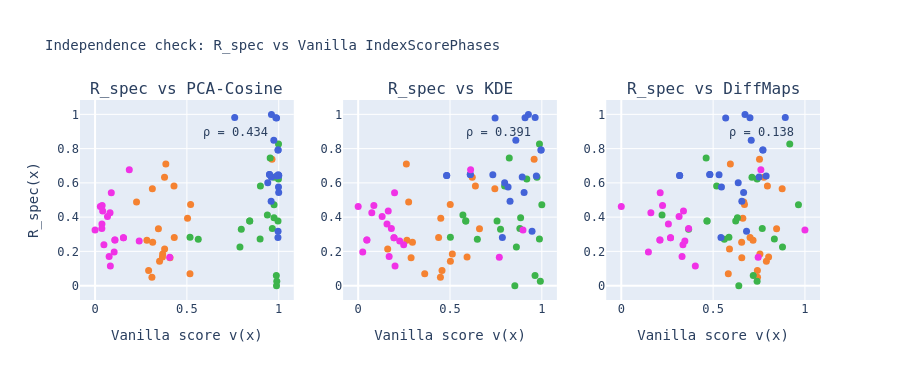

The notebook cell saved with this chart:
### Markdown cell above
### 4.1 · Independence check — R_spec vs vanilla scores (P6)

We verify that `R_spec` (direct Rayleigh quotient) is not a disguised copy of any
vanilla score by plotting scatter plots with Pearson ρ.
Low |ρ| confirms spectral augmentation adds **orthogonal information**.

### Code cell
fig_indep = make_subplots(rows=1, cols=3,
    subplot_titles=["R_spec vs PCA-Cosine", "R_spec vs KDE", "R_spec vs DiffMaps"])

vanilla_pairs = [("PCA-Cosine", v_pca), ("KDE", v_kde), ("DiffMaps", v_diff)]
for col_idx, (vname, v) in enumerate(vanilla_pairs, start=1):
    rho, _ = pearsonr(R_spec, v)
    fig_indep.add_trace(go.Scatter(
        x=v, y=R_spec,
        mode="markers",
        text=[f"{w} ({l})" for w, l in zip(words, labels)],
        marker=dict(
            color=[FIELD_COLOURS.get(l, "#aaa") for l in labels],
            size=7,
        ),
        showlegend=False,
        name=vname,
    ), row=1, col=col_idx)
    fig_indep.add_annotation(
        xref=f"x{col_idx}", yref=f"y{col_idx}",
        x=0.95, y=0.95, xanchor="right", yanchor="top",
        text=f"ρ = {rho:.3f}",
        showarrow=False, font=dict(size=12),
    )

fig_indep.update_xaxes(title_text="Vanilla score v(x)")
fig_indep.update_yaxes(title_text="R_spec(x)", col=1)
fig_indep.update_layout(
    height=380,
    title_text="Independence check: R_spec vs Vanilla IndexScorePhases",
    font_family="monospace", title_font_size=14,
)
fig_indep.write_image(OUTPUT_DIR / "fig_06C_independence.png", scale=2)
fig_indep.show()
print("Saved fig_06C_independence.png")

### Figure 1 — Plotly figure (JSON) as saved in the notebook; plotly's stock layout.template omitted (floating-point values rounded to 4 significant figures)
{"data": [{"marker": {"color": ["#f58231", "#f58231", "#f58231", "#f58231", "#f58231", "#f58231", "#f58231", "#f58231", "#f58231", "#f58231", "#f58231", "#f58231", "#f58231", "#f58231", "#f58231", "#f58231", "#f58231", "#f58231", "#f58231", "#f58231", "#3cb44b", "#3cb44b", "#3cb44b", "#3cb44b", "#3cb44b", "#3cb44b", "#3cb44b", "#3cb44b", "#3cb44b", "#3cb44b", "#3cb44b", "#3cb44b", "#3cb44b", "#3cb44b", "#3cb44b", "#3cb44b", "#3cb44b", "#3cb44b", "#3cb44b", "#3cb44b", "#4363d8", "#4363d8", "#4363d8", "#4363d8", "#4363d8", "#4363d8", "#4363d8", "#4363d8", "#4363d8", "#4363d8", "#4363d8", "#4363d8", "#4363d8", "#4363d8", "#4363d8", "#4363d8", "#4363d8", "#4363d8", "#4363d8", "#4363d8", "#f032e6", "#f032e6", "#f032e6", "#f032e6", "#f032e6", "#f032e6", "#f032e6", "#f032e6", "#f032e6", "#f032e6", "#f032e6", "#f032e6", "#f032e6", "#f032e6", "#f032e6", "#f032e6", "#f032e6", "#f032e6", "#f032e6", "#f032e6"], "size": 7}, "mode": "markers", "name": "PCA-Cosine", "showlegend": false, "text": ["bread (FOOD)", "rice (FOOD)", "soup (FOOD)", "cake (FOOD)", "pizza (FOOD)", "pasta (FOOD)", "salad (FOOD)", "curry (FOOD)", "cheese (FOOD)", "butter (FOOD)", "cream (FOOD)", "jam (FOOD)", "honey (FOOD)", "chocolate (FOOD)", "coffee (FOOD)", "tea (FOOD)", "wine (FOOD)", "beer (FOOD)", "milk (FOOD)", "sugar (FOOD)", "atom (SCIENCE)", "electron (SCIENCE)", "proton (SCIENCE)", "neutron (SCIENCE)", "photon (SCIENCE)", "atom (SCIENCE)", "force (SCIENCE)", "energy (SCIENCE)", "mass (SCIENCE)", "gravity (SCIENCE)", "entropy (SCIENCE)", "plasma (SCIENCE)", "laser (SCIENCE)", "magnet (SCIENCE)", "circuit (SCIENCE)", "gene (SCIENCE)", "cell (SCIENCE)", "virus (SCIENCE)", "enzyme (SCIENCE)", "protein (SCIENCE)", "hammer (TOOL)", "saw (TOOL)", "drill (TOOL)", "drill (TOOL)", "screw (TOOL)", "nail (TOOL)", "bolt (TOOL)", "knife (TOOL)", "blade (TOOL)", "hook (TOOL)", "forge (TOOL)", "wheel (TOOL)", "axle (TOOL)", "lever (TOOL)", "axle (TOOL)", "gear (TOOL)", "spring (TOOL)", "joint (TOOL)", "vice (TOOL)", "hook (TOOL)", "red (COLOUR)", "blue (COLOUR)", "green (COLOUR)", "yellow (COLOUR)", "purple (COLOUR)", "orange (COLOUR)", "pink (COLOUR)", "brown (COLOUR)", "black (COLOUR)", "white (COLOUR)", "grey (COLOUR)", "grey (COLOUR)", "violet (COLOUR)", "gold (COLOUR)", "silver (COLOUR)", "beige (COLOUR)", "azure (COLOUR)", "indigo (COLOUR)", "violet (COLOUR)", "crimson (COLOUR)"], "type": "scatter", "x": [0.5169, 0.2916, 0.4298, 0.3668, 0.5035, 0.5203, 0.368, 0.312, 0.4082, 0.4312, 0.3096, 0.9633, 0.3783, 0.2823, 0.3137, 0.2258, 0.345, 0.3512, 0.3787, 0.3853, 0.8421, 0.9382, 0.9535, 0.9003, 0.5171, 0.8421, 0.9961, 0.9871, 0.9879, 0.9745, 0.8987, 0.974, 0.7889, 0.9652, 0.9986, 0.9988, 0.9895, 0.9745, 0.7963, 0.5618, 0.9976, 0.9733, 1.0, 1.0, 0.9885, 0.9889, 0.9403, 1.0, 0.9597, 0.9965, 0.9605, 0.9587, 0.9499, 0.9958, 0.9499, 0.9845, 0.7604, 0.9988, 0.9965, 0.9965, 0.07659, 0.06767, 0.03855, 0.0374, 0.1039, 0.03679, 0.08158, 0.04823, 0.0833, 0.04149, 0.108, 0.108, 0.1546, 0.0, 0.1863, 0.02875, 0.4066, 0.08839, 0.1546, 0.2403], "xaxis": "x", "y": [0.06949, 0.0878, 0.5814, 0.1677, 0.3928, 0.4742, 0.1843, 0.5664, 0.1627, 0.2809, 0.04951, 0.7386, 0.6331, 0.2654, 0.2528, 0.4887, 0.3319, 0.1425, 0.214, 0.7098, 0.3775, 0.4117, 0.7455, 0.5816, 0.2819, 0.3775, 0.3779, 0.05842, 0.0, 0.3967, 0.2721, 0.6324, 0.225, 0.3341, 0.6233, 0.8268, 0.02603, 0.4729, 0.3295, 0.2704, 0.6481, 0.8482, 0.6431, 0.6431, 0.9786, 0.6402, 0.6013, 0.5441, 0.6344, 0.7922, 1.0, 0.4921, 0.6488, 0.281, 0.6488, 0.9802, 0.9816, 0.5755, 0.3169, 0.7922, 0.1697, 0.4037, 0.4678, 0.3601, 0.1956, 0.333, 0.4248, 0.2385, 0.1141, 0.4363, 0.2661, 0.2661, 0.2801, 0.3243, 0.6761, 0.4616, 0.1651, 0.543, 0.2801, 0.2611], "yaxis": "y"}, {"marker": {"color": ["#f58231", "#f58231", "#f58231", "#f58231", "#f58231", "#f58231", "#f58231", "#f58231", "#f58231", "#f58231", "#f58231", "#f58231", "#f58231", "#f58231", "#f58231", "#f58231", "#f58231", "#f58231", "#f58231", "#f58231", "#3cb44b", "#3cb44b", "#3cb44b", "#3cb44b", "#3cb44b", "#3cb44b", "#3cb44b", "#3cb44b", "#3cb44b", "#3cb44b", "#3cb44b", "#3cb44b", "#3cb44b", "#3cb44b", "#3cb44b", "#3cb44b", "#3cb44b", "#3cb44b", "#3cb44b", "#3cb44b", "#4363d8", "#4363d8", "#4363d8", "#4363d8", "#4363d8", "#4363d8", "#4363d8", "#4363d8", "#4363d8", "#4363d8", "#4363d8", "#4363d8", "#4363d8", "#4363d8", "#4363d8", "#4363d8", "#4363d8", "#4363d8", "#4363d8", "#4363d8", "#f032e6", "#f032e6", "#f032e6", "#f032e6", "#f032e6", "#f032e6", "#f032e6", "#f032e6", "#f032e6", "#f032e6", "#f032e6", "#f032e6", "#f032e6", "#f032e6", "#f032e6", "#f032e6", "#f032e6", "#f032e6", "#f032e6", "#f032e6"], "size": 7}, "mode": "markers", "name": "KDE", "showlegend": false, "text": ["bread (FOOD)", "rice (FOOD)", "soup (FOOD)", "cake (FOOD)", "pizza (FOOD)", "pasta (FOOD)", "salad (FOOD)", "curry (FOOD)", "cheese (FOOD)", "butter (FOOD)", "cream (FOOD)", "jam (FOOD)", "honey (FOOD)", "chocolate (FOOD)", "coffee (FOOD)", "tea (FOOD)", "wine (FOOD)", "beer (FOOD)", "milk (FOOD)", "sugar (FOOD)", "atom (SCIENCE)", "electron (SCIENCE)", "proton (SCIENCE)", "neutron (SCIENCE)", "photon (SCIENCE)", "atom (SCIENCE)", "force (SCIENCE)", "energy (SCIENCE)", "mass (SCIENCE)", "gravity (SCIENCE)", "entropy (SCIENCE)", "plasma (SCIENCE)", "laser (SCIENCE)", "magnet (SCIENCE)", "circuit (SCIENCE)", "gene (SCIENCE)", "cell (SCIENCE)", "virus (SCIENCE)", "enzyme (SCIENCE)", "protein (SCIENCE)", "hammer (TOOL)", "saw (TOOL)", "drill (TOOL)", "drill (TOOL)", "screw (TOOL)", "nail (TOOL)", "bolt (TOOL)", "knife (TOOL)", "blade (TOOL)", "hook (TOOL)", "forge (TOOL)", "wheel (TOOL)", "axle (TOOL)", "lever (TOOL)", "axle (TOOL)", "gear (TOOL)", "spring (TOOL)", "joint (TOOL)", "vice (TOOL)", "hook (TOOL)", "red (COLOUR)", "blue (COLOUR)", "green (COLOUR)", "yellow (COLOUR)", "purple (COLOUR)", "orange (COLOUR)", "pink (COLOUR)", "brown (COLOUR)", "black (COLOUR)", "white (COLOUR)", "grey (COLOUR)", "grey (COLOUR)", "violet (COLOUR)", "gold (COLOUR)", "silver (COLOUR)", "beige (COLOUR)", "azure (COLOUR)", "indigo (COLOUR)", "violet (COLOUR)", "crimson (COLOUR)"], "type": "scatter", "x": [0.3623, 0.4565, 0.6383, 0.5929, 0.4498, 0.5013, 0.5128, 0.7442, 0.2881, 0.4381, 0.4479, 0.9581, 0.6212, 0.2655, 0.2955, 0.2748, 0.6606, 0.5021, 0.1607, 0.2623, 0.586, 0.5704, 0.8228, 0.7975, 0.5021, 0.586, 0.7562, 0.9631, 0.8531, 0.8845, 0.987, 0.9735, 0.8615, 0.8803, 0.9181, 0.9872, 0.992, 1.0, 0.7752, 0.6489, 0.7332, 0.8584, 0.4819, 0.4819, 0.7455, 0.9701, 0.7975, 0.9034, 0.8932, 0.9957, 0.927, 0.827, 0.6106, 0.7851, 0.6106, 0.9086, 0.9636, 0.8162, 0.9469, 0.9957, 0.1687, 0.1305, 0.08542, 0.157, 0.02486, 0.1807, 0.07418, 0.2478, 0.2008, 0.1637, 0.04733, 0.04733, 0.1952, 0.8973, 0.6122, 0.0, 0.7685, 0.1981, 0.1952, 0.2262], "xaxis": "x2", "y": [0.06949, 0.0878, 0.5814, 0.1677, 0.3928, 0.4742, 0.1843, 0.5664, 0.1627, 0.2809, 0.04951, 0.7386, 0.6331, 0.2654, 0.2528, 0.4887, 0.3319, 0.1425, 0.214, 0.7098, 0.3775, 0.4117, 0.7455, 0.5816, 0.2819, 0.3775, 0.3779, 0.05842, 0.0, 0.3967, 0.2721, 0.6324, 0.225, 0.3341, 0.6233, 0.8268, 0.02603, 0.4729, 0.3295, 0.2704, 0.6481, 0.8482, 0.6431, 0.6431, 0.9786, 0.6402, 0.6013, 0.5441, 0.6344, 0.7922, 1.0, 0.4921, 0.6488, 0.281, 0.6488, 0.9802, 0.9816, 0.5755, 0.3169, 0.7922, 0.1697, 0.4037, 0.4678, 0.3601, 0.1956, 0.333, 0.4248, 0.2385, 0.1141, 0.4363, 0.2661, 0.2661, 0.2801, 0.3243, 0.6761, 0.4616, 0.1651, 0.543, 0.2801, 0.2611], "yaxis": "y2"}, {"marker": {"color": ["#f58231", "#f58231", "#f58231", "#f58231", "#f58231", "#f58231", "#f58231", "#f58231", "#f58231", "#f58231", "#f58231", "#f58231", "#f58231", "#f58231", "#f58231", "#f58231", "#f58231", "#f58231", "#f58231", "#f58231", "#3cb44b", "#3cb44b", "#3cb44b", "#3cb44b", "#3cb44b", "#3cb44b", "#3cb44b", "#3cb44b", "#3cb44b", "#3cb44b", "#3cb44b", "#3cb44b", "#3cb44b", "#3cb44b", "#3cb44b", "#3cb44b", "#3cb44b", "#3cb44b", "#3cb44b", "#3cb44b", "#4363d8", "#4363d8", "#4363d8", "#4363d8", "#4363d8", "#4363d8", "#4363d8", "#4363d8", "#4363d8", "#4363d8", "#4363d8", "#4363d8", "#4363d8", "#4363d8", "#4363d8", "#4363d8", "#4363d8", "#4363d8", "#4363d8", "#4363d8", "#f032e6", "#f032e6", "#f032e6", "#f032e6", "#f032e6", "#f032e6", "#f032e6", "#f032e6", "#f032e6", "#f032e6", "#f032e6", "#f032e6", "#f032e6", "#f032e6", "#f032e6", "#f032e6", "#f032e6", "#f032e6", "#f032e6", "#f032e6"], "size": 7}, "mode": "markers", "name": "DiffMaps", "showlegend": false, "text": ["bread (FOOD)", "rice (FOOD)", "soup (FOOD)", "cake (FOOD)", "pizza (FOOD)", "pasta (FOOD)", "salad (FOOD)", "curry (FOOD)", "cheese (FOOD)", "butter (FOOD)", "cream (FOOD)", "jam (FOOD)", "honey (FOOD)", "chocolate (FOOD)", "coffee (FOOD)", "tea (FOOD)", "wine (FOOD)", "beer (FOOD)", "milk (FOOD)", "sugar (FOOD)", "atom (SCIENCE)", "electron (SCIENCE)", "proton (SCIENCE)", "neutron (SCIENCE)", "photon (SCIENCE)", "atom (SCIENCE)", "force (SCIENCE)", "energy (SCIENCE)", "mass (SCIENCE)", "gravity (SCIENCE)", "entropy (SCIENCE)", "plasma (SCIENCE)", "laser (SCIENCE)", "magnet (SCIENCE)", "circuit (SCIENCE)", "gene (SCIENCE)", "cell (SCIENCE)", "virus (SCIENCE)", "enzyme (SCIENCE)", "protein (SCIENCE)", "hammer (TOOL)", "saw (TOOL)", "drill (TOOL)", "drill (TOOL)", "screw (TOOL)", "nail (TOOL)", "bolt (TOOL)", "knife (TOOL)", "blade (TOOL)", "hook (TOOL)", "forge (TOOL)", "wheel (TOOL)", "axle (TOOL)", "lever (TOOL)", "axle (TOOL)", "gear (TOOL)", "spring (TOOL)", "joint (TOOL)", "vice (TOOL)", "hook (TOOL)", "red (COLOUR)", "blue (COLOUR)", "green (COLOUR)", "yellow (COLOUR)", "purple (COLOUR)", "orange (COLOUR)", "pink (COLOUR)", "brown (COLOUR)", "black (COLOUR)", "white (COLOUR)", "grey (COLOUR)", "grey (COLOUR)", "violet (COLOUR)", "gold (COLOUR)", "silver (COLOUR)", "beige (COLOUR)", "azure (COLOUR)", "indigo (COLOUR)", "violet (COLOUR)", "crimson (COLOUR)"], "type": "scatter", "x": [0.5827, 0.7411, 0.7957, 0.8022, 0.6618, 0.6707, 0.755, 0.876, 0.6561, 0.7013, 0.7418, 0.7526, 0.7766, 0.7174, 0.6554, 0.6668, 0.8457, 0.79, 0.5892, 0.594, 0.4669, 0.222, 0.4621, 0.5192, 0.5861, 0.4669, 0.623, 0.7186, 0.6399, 0.6323, 0.8335, 0.7117, 0.8778, 0.7677, 0.7397, 0.9173, 0.7396, 0.9646, 0.3667, 0.5612, 0.5324, 0.7076, 0.3178, 0.3178, 0.5685, 0.7889, 0.6367, 0.6661, 0.7504, 0.7711, 0.6737, 0.6563, 0.482, 0.5428, 0.482, 0.7008, 0.8931, 0.5455, 0.682, 0.7711, 0.3309, 0.3147, 0.2247, 0.2565, 0.1477, 0.3665, 0.1611, 0.3357, 0.4031, 0.3386, 0.2103, 0.2103, 0.2682, 1.0, 0.76, 0.0, 0.7454, 0.2119, 0.2682, 0.3462], "xaxis": "x3", "y": [0.06949, 0.0878, 0.5814, 0.1677, 0.3928, 0.4742, 0.1843, 0.5664, 0.1627, 0.2809, 0.04951, 0.7386, 0.6331, 0.2654, 0.2528, 0.4887, 0.3319, 0.1425, 0.214, 0.7098, 0.3775, 0.4117, 0.7455, 0.5816, 0.2819, 0.3775, 0.3779, 0.05842, 0.0, 0.3967, 0.2721, 0.6324, 0.225, 0.3341, 0.6233, 0.8268, 0.02603, 0.4729, 0.3295, 0.2704, 0.6481, 0.8482, 0.6431, 0.6431, 0.9786, 0.6402, 0.6013, 0.5441, 0.6344, 0.7922, 1.0, 0.4921, 0.6488, 0.281, 0.6488, 0.9802, 0.9816, 0.5755, 0.3169, 0.7922, 0.1697, 0.4037, 0.4678, 0.3601, 0.1956, 0.333, 0.4248, 0.2385, 0.1141, 0.4363, 0.2661, 0.2661, 0.2801, 0.3243, 0.6761, 0.4616, 0.1651, 0.543, 0.2801, 0.2611], "yaxis": "y3"}], "layout": {"annotations": [{"font": {"size": 16}, "showarrow": false, "text": "R_spec vs PCA-Cosine", "x": 0.1444, "xanchor": "center", "xref": "paper", "y": 1, "yanchor": "bottom", "yref": "paper"}, {"font": {"size": 16}, "showarrow": false, "text": "R_spec vs KDE", "x": 0.5, "xanchor": "center", "xref": "paper", "y": 1, "yanchor": "bottom", "yref": "paper"}, {"font": {"size": 16}, "showarrow": false, "text": "R_spec vs DiffMaps", "x": 0.8556, "xanchor": "center", "xref": "paper", "y": 1, "yanchor": "bottom", "yref": "paper"}, {"font": {"size": 12}, "showarrow": false, "text": "ρ = 0.434", "x": 0.95, "xanchor": "right", "xref": "x", "y": 0.95, "yanchor": "top", "yref": "y"}, {"font": {"size": 12}, "showarrow": false, "text": "ρ = 0.391", "x": 0.95, "xanchor": "right", "xref": "x2", "y": 0.95, "yanchor": "top", "yref": "y2"}, {"font": {"size": 12}, "showarrow": false, "text": "ρ = 0.138", "x": 0.95, "xanchor": "right", "xref": "x3", "y": 0.95, "yanchor": "top", "yref": "y3"}], "font": {"family": "monospace"}, "height": 380, "title": {"font": {"size": 14}, "text": "Independence check: R_spec vs Vanilla IndexScorePhases"}, "xaxis": {"anchor": "y", "domain": [0, 0.2889], "title": {"text": "Vanilla score v(x)"}}, "xaxis2": {"anchor": "y2", "domain": [0.3556, 0.6444], "title": {"text": "Vanilla score v(x)"}}, "xaxis3": {"anchor": "y3", "domain": [0.7111, 1], "title": {"text": "Vanilla score v(x)"}}, "yaxis": {"anchor": "x", "domain": [0, 1], "title": {"text": "R_spec(x)"}}, "yaxis2": {"anchor": "x2", "domain": [0, 1]}, "yaxis3": {"anchor": "x3", "domain": [0, 1]}}}
